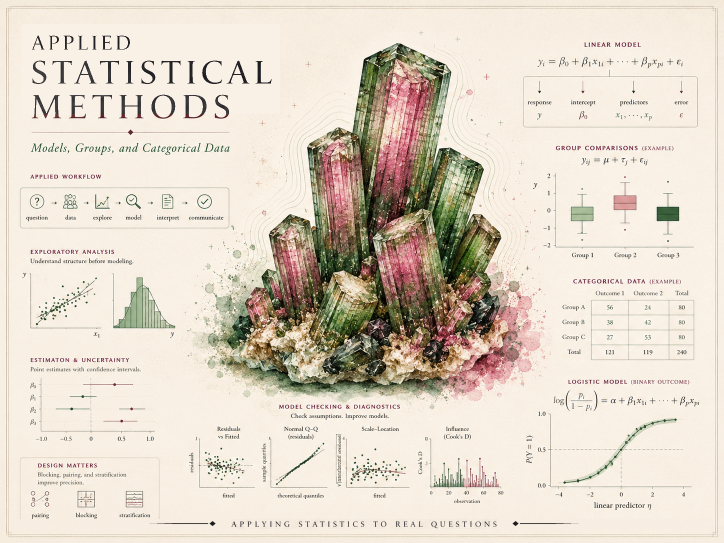
#> input picture assets/images/course-motifs/applied-statistics-hero.png, 1448 x 1086 px (shown at 1/2 size); its folder holds only this picture in this run
$ python make_hero_thumbs.py
#> lines starting #> are read from the running program, lines starting #| are printed output that depends on the picture
#!/usr/bin/env python3
"""Regenerate course-card hero THUMBNAILS for the teaching hub.

The full hero PNGs in ``assets/images/course-motifs/<name>-hero.png`` are the
preserved masters (~2.3 MB each, ~1450 px wide). The teaching hub only ever
shows them as small course cards (measured max render ~385 px desktop, ~553 px
on the home page, up to ~460 px on a 1-col mobile), so loading the masters —
or even a single oversized thumbnail — wastes bandwidth. This script writes two
WebP candidates per hero to ``course-motifs/thumbs/``: a 480 px 1x
(``<name>-hero-480.webp``) and an 800 px 2x (``<name>-hero.webp``). The cards in
``teaching.qmd`` / ``index.qmd`` reference both via ``srcset``/``sizes`` so the
browser picks the right one for the viewport and pixel density.

Deterministic and idempotent. Never upscales. Strips metadata (WebP save
carries none). Run from the repo root:

    python tools/make_hero_thumbs.py

Pillow is the only dependency (already used by tools/process_images.py).
Course landing pages keep their own larger ~1400 px WebP web-heroes in their
own repos; this script is hub-card thumbnails only.
"""
import glob
import os
from PIL import Image

# (suffix, width): the 800px keeps the historical unsuffixed name as the 2x
# candidate; the 480px is the 1x candidate. Never upscales.
THUMB_VARIANTS = [("-480", 480), ("", 800)]
QUALITY = 90
METHOD = 6

ROOT = os.path.dirname(os.path.dirname(os.path.abspath(__file__)))
MOTIFS = os.path.join(ROOT, "assets", "images", "course-motifs")
THUMBS = os.path.join(MOTIFS, "thumbs")


def main():
    os.makedirs(THUMBS, exist_ok=True)
    masters = sorted(glob.glob(os.path.join(MOTIFS, "*-hero.png")))
    if not masters:
        raise SystemExit(f"No *-hero.png masters found in {MOTIFS}")
    for src in masters:
        stem = os.path.splitext(os.path.basename(src))[0]
        master = Image.open(src)
#> master is the input picture: PIL image 1448x1086 RGB; mean R, G, B 223.7, 213.3, 199.3
        w, h = master.size
#> w = 1448; h = 1086
        for suffix, width in THUMB_VARIANTS:
            dst = os.path.join(THUMBS, stem + suffix + ".webp")
            im = master
            if width < w:  # never upscale
                im = master.resize((width, round(h * width / w)), Image.LANCZOS)
            im.convert("RGB").save(dst, "WEBP", quality=QUALITY, method=METHOD)
            print(f"{stem + suffix:38s} {im.size[0]}x{im.size[1]}  "
                  f"{os.path.getsize(dst) / 1024:6.0f} KB")
#> this loop made 2 passes
#> pass 1, in main, `im = master.resize((width, round(h * width / w)), Image.LANCZOS)`:
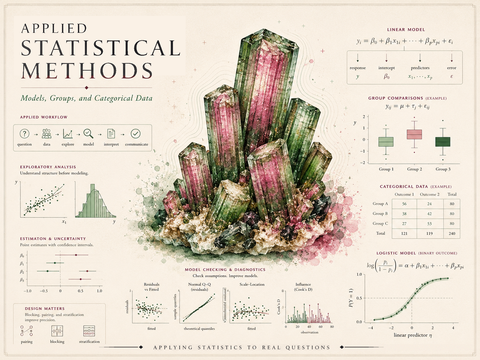
#> im: PIL image 480x360 RGB; mean R, G, B 223.6, 213.3, 199.3
#> pass 2, in main, `im = master.resize((width, round(h * width / w)), Image.LANCZOS)`:
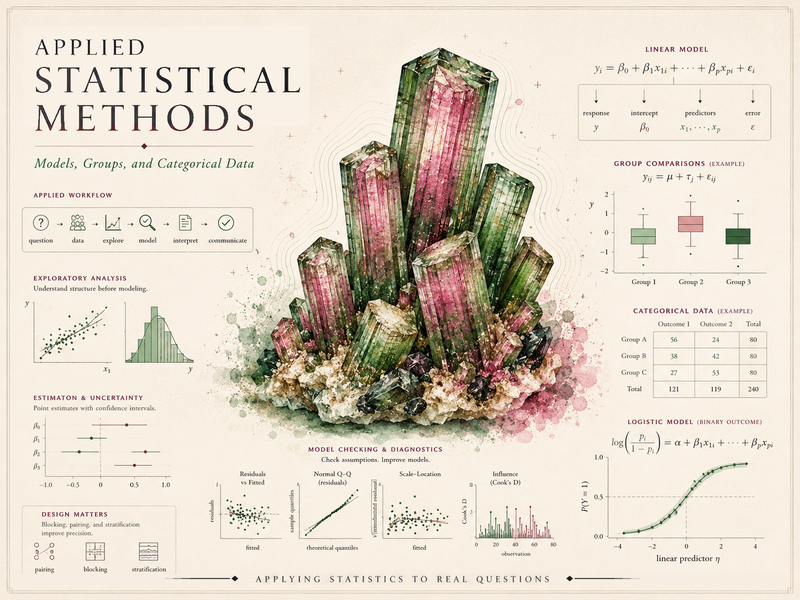
#> im: PIL image 800x600 RGB; mean R, G, B 223.6, 213.3, 199.3


if __name__ == "__main__":
    main()

$ run again, on assets/images/course-motifs/computational-statistics-hero.png
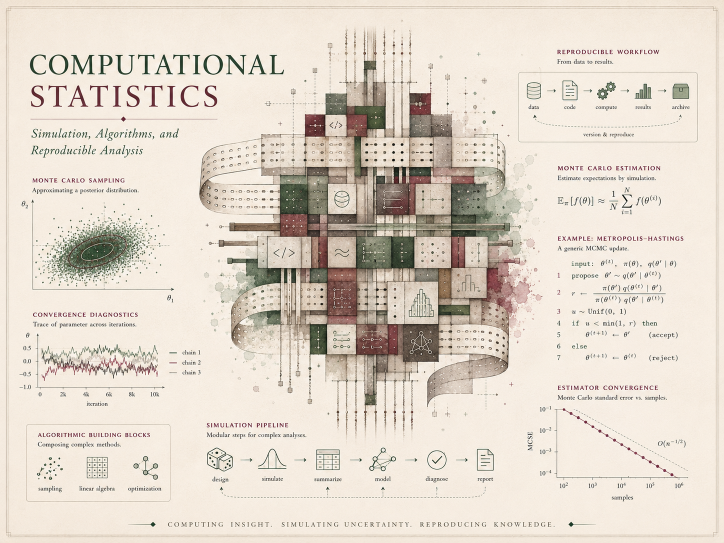
#> input picture assets/images/course-motifs/computational-statistics-hero.png, 1448 x 1086 px (shown at 1/2 size)
#> in main, master is the input picture: PIL image 1448x1086 RGB; mean R, G, B 225, 215.2, 203.2
#> the loop in main, `for suffix, width in THUMB_VARIANTS:` made 2 passes
#> pass 1, in main, `im = master.resize((width, round(h * width / w)), Image.LANCZOS)`:
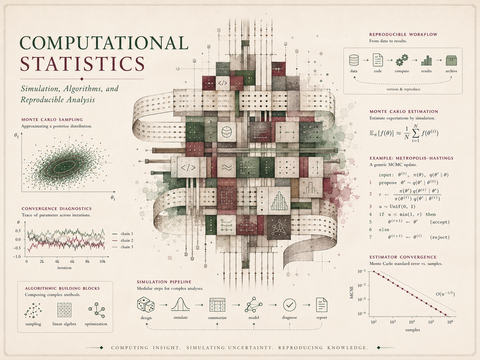
#> im: PIL image 480x360 RGB; mean R, G, B 224.9, 215.2, 203.2
#> pass 2, in main, `im = master.resize((width, round(h * width / w)), Image.LANCZOS)`:
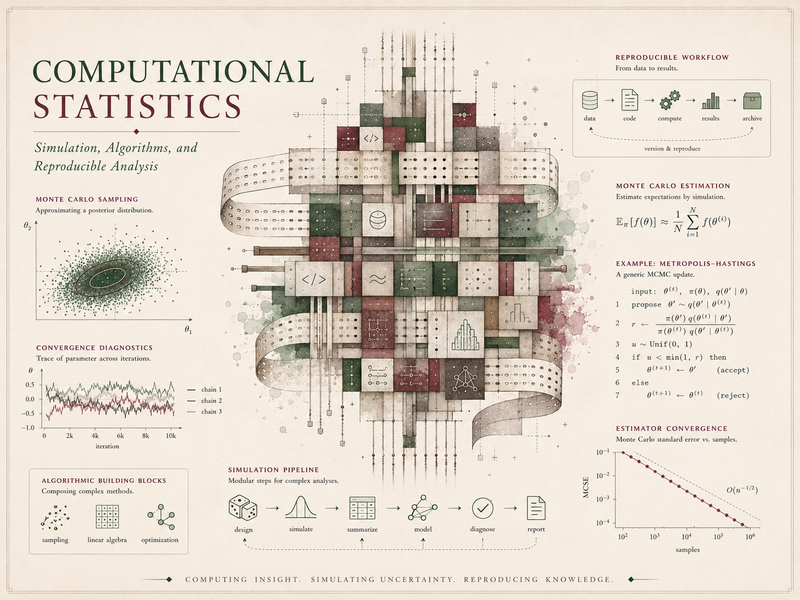
#> im: PIL image 800x600 RGB; mean R, G, B 224.9, 215.1, 203.2

$ run again, on assets/images/course-motifs/intro-math-software-hero.png
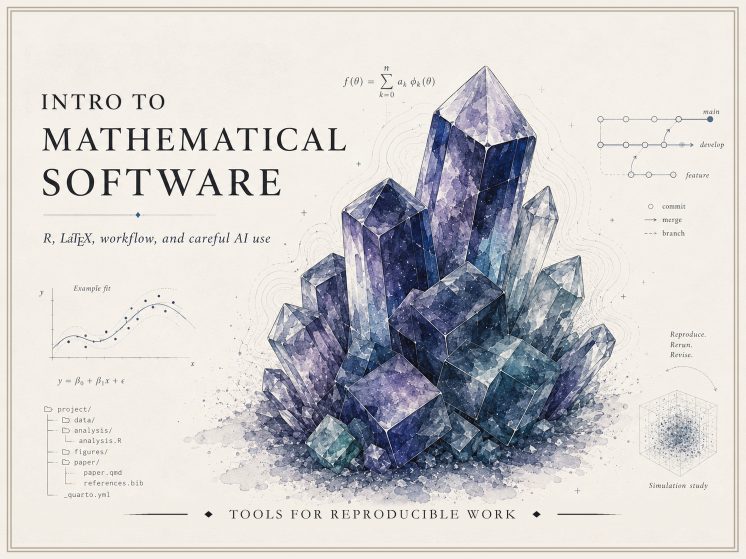
#> input picture assets/images/course-motifs/intro-math-software-hero.png, 1491 x 1118 px (shown at 1/2 size)
#> in main, master is the input picture: PIL image 1491x1118 RGB; mean R, G, B 206.6, 204.7, 204.8
#> the loop in main, `for suffix, width in THUMB_VARIANTS:` made 2 passes
#> pass 1, in main, `im = master.resize((width, round(h * width / w)), Image.LANCZOS)`:
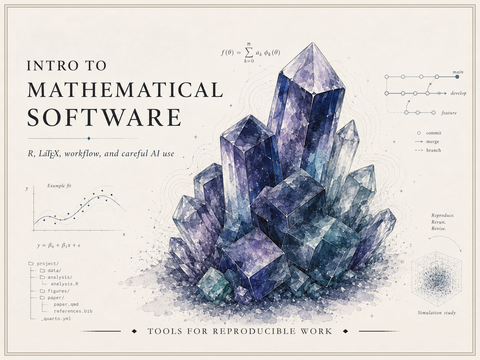
#> im: PIL image 480x360 RGB; mean R, G, B 206.6, 204.7, 204.8
#> pass 2, in main, `im = master.resize((width, round(h * width / w)), Image.LANCZOS)`:
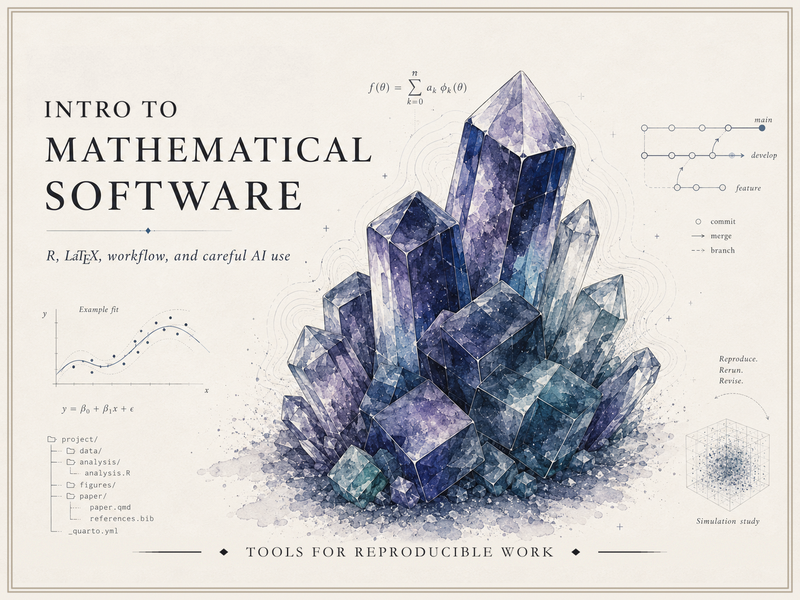
#> im: PIL image 800x600 RGB; mean R, G, B 206.6, 204.7, 204.8

$ run again, on assets/images/course-motifs/intro-probability-hero.png
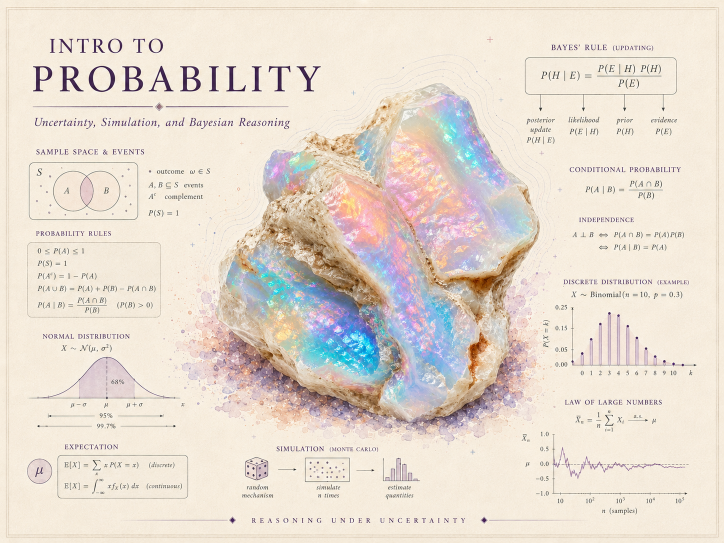
#> input picture assets/images/course-motifs/intro-probability-hero.png, 1448 x 1086 px (shown at 1/2 size)
#> in main, master is the input picture: PIL image 1448x1086 RGB; mean R, G, B 230, 219.5, 208.3
#> the loop in main, `for suffix, width in THUMB_VARIANTS:` made 2 passes
#> pass 1, in main, `im = master.resize((width, round(h * width / w)), Image.LANCZOS)`:
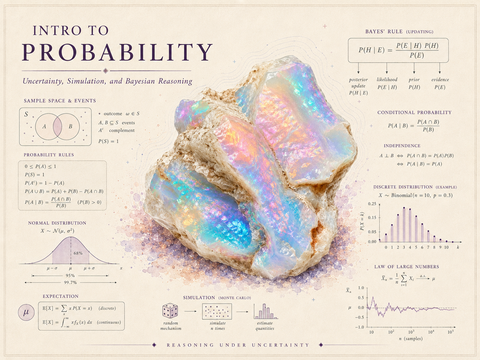
#> im: PIL image 480x360 RGB; mean R, G, B 229.9, 219.5, 208.3

$ run again, on assets/images/course-motifs/bayesian-modeling-hero.png
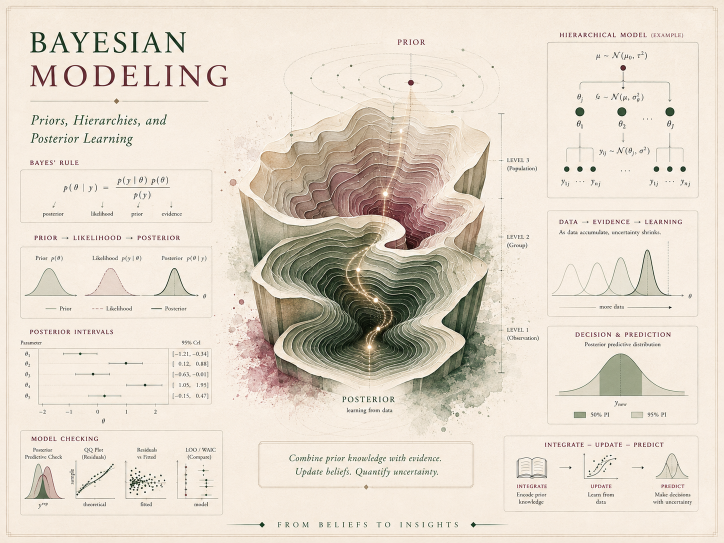
#> input picture assets/images/course-motifs/bayesian-modeling-hero.png, 1448 x 1086 px (shown at 1/2 size)
#> in main, master is the input picture: PIL image 1448x1086 RGB; mean R, G, B 227.2, 217.3, 204.1
#> the loop in main, `for suffix, width in THUMB_VARIANTS:` made 2 passes
#> pass 1, in main, `im = master.resize((width, round(h * width / w)), Image.LANCZOS)`:
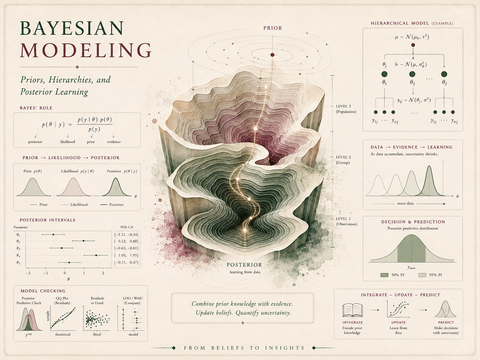
#> im: PIL image 480x360 RGB; mean R, G, B 227.2, 217.3, 204.1
